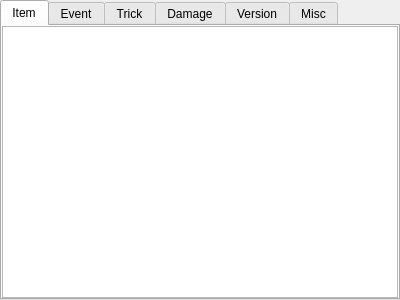
<?xml version="1.0" encoding="UTF-8"?>
<ui version="4.0">
 <class>ResourceDatabaseEditor</class>
 <widget class="QDockWidget" name="ResourceDatabaseEditor">
  <property name="geometry">
   <rect>
    <x>0</x>
    <y>0</y>
    <width>400</width>
    <height>300</height>
   </rect>
  </property>
  <property name="windowTitle">
   <string>Resource Database</string>
  </property>
  <widget class="QTabWidget" name="tab_widget">
   <property name="currentIndex">
    <number>0</number>
   </property>
   <widget class="QTableView" name="tab_item">
    <attribute name="title">
     <string>Item</string>
    </attribute>
   </widget>
   <widget class="QTableView" name="tab_event">
    <attribute name="title">
     <string>Event</string>
    </attribute>
   </widget>
   <widget class="QTableView" name="tab_trick">
    <attribute name="title">
     <string>Trick</string>
    </attribute>
   </widget>
   <widget class="QTableView" name="tab_damage">
    <attribute name="title">
     <string>Damage</string>
    </attribute>
   </widget>
   <widget class="QTableView" name="tab_version">
    <attribute name="title">
     <string>Version</string>
    </attribute>
   </widget>
   <widget class="QTableView" name="tab_misc">
    <attribute name="title">
     <string>Misc</string>
    </attribute>
   </widget>
  </widget>
 </widget>
 <resources/>
 <connections/>
</ui>
